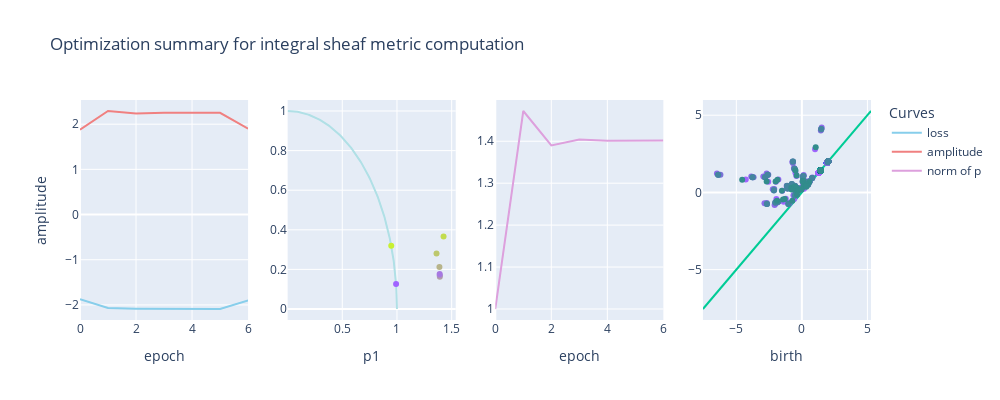

Write notebook code for a chart like this one.
### Code cell
model = SimplexTreeModel_ISM(p, m1, m2, stbase = "data/adv_simplextree.txt", dim=0, card=260)

opt = LISM_optimization(model)

plot_optim(opt, True)

### Figure 1 — Plotly figure (JSON) as saved in the notebook; plotly's stock layout.template omitted (floating-point values rounded to 4 significant figures; data arrays with more than 128 entries replaced by an {"elided": "..."} marker saying what was removed)
{"data": [{"marker": {"color": "skyblue"}, "mode": "lines", "name": "loss", "type": "scatter", "x": [0, 1, 2, 3, 4, 5, 6], "xaxis": "x", "y": [-1.876, -2.069, -2.084, -2.09, -2.091, -2.091, -1.902], "yaxis": "y"}, {"marker": {"color": "lightcoral"}, "mode": "lines", "name": "amplitude", "type": "scatter", "x": [0, 1, 2, 3, 4, 5, 6], "xaxis": "x", "y": [1.876, 2.292, 2.236, 2.253, 2.252, 2.252, 1.902], "yaxis": "y"}, {"marker": {"color": "powderblue"}, "showlegend": false, "type": "scatter", "x": {"elided": "158 float values"}, "xaxis": "x2", "y": {"elided": "158 float values"}, "yaxis": "y2"}, {"marker": {"color": "rgb(200.0, 240.0, 50.0)"}, "mode": "markers", "name": "projection", "showlegend": false, "type": "scatter", "x": [0.9477], "xaxis": "x2", "y": [0.319], "yaxis": "y2"}, {"marker": {"color": "rgb(194.28571428571428, 220.0, 79.28571428571428)"}, "mode": "markers", "name": "projection", "showlegend": false, "type": "scatter", "x": [1.426], "xaxis": "x2", "y": [0.3656], "yaxis": "y2"}, {"marker": {"color": "rgb(188.57142857142858, 200.0, 108.57142857142857)"}, "mode": "markers", "name": "projection", "showlegend": false, "type": "scatter", "x": [1.362], "xaxis": "x2", "y": [0.2804], "yaxis": "y2"}, {"marker": {"color": "rgb(182.85714285714286, 180.0, 137.85714285714286)"}, "mode": "markers", "name": "projection", "showlegend": false, "type": "scatter", "x": [1.388], "xaxis": "x2", "y": [0.2117], "yaxis": "y2"}, {"marker": {"color": "rgb(177.14285714285714, 160.0, 167.14285714285714)"}, "mode": "markers", "name": "projection", "showlegend": false, "type": "scatter", "x": [1.392], "xaxis": "x2", "y": [0.1627], "yaxis": "y2"}, {"marker": {"color": "rgb(171.42857142857142, 140.0, 196.42857142857142)"}, "mode": "markers", "name": "projection", "showlegend": false, "type": "scatter", "x": [1.391], "xaxis": "x2", "y": [0.17], "yaxis": "y2"}, {"marker": {"color": "rgb(165.71428571428572, 120.0, 225.71428571428572)"}, "mode": "markers", "name": "projection", "showlegend": false, "type": "scatter", "x": [1.39], "xaxis": "x2", "y": [0.1771], "yaxis": "y2"}, {"marker": {"color": "rgb(160.0, 100.0, 255.0)"}, "mode": "markers", "name": "projection", "showlegend": false, "type": "scatter", "x": [0.992], "xaxis": "x2", "y": [0.1264], "yaxis": "y2"}, {"marker": {"color": "plum"}, "mode": "lines", "name": "norm of p", "type": "scatter", "x": [0, 1, 2, 3, 4, 5, 6], "xaxis": "x3", "y": [1, 1.472, 1.39, 1.404, 1.401, 1.402, 1.401, 1.0], "yaxis": "y3"}, {"mode": "lines", "name": "diagonal", "showlegend": false, "type": "scatter", "x": [-7.551, 5.274], "xaxis": "x4", "y": [-7.551, 5.274], "yaxis": "y4"}, {"marker": {"color": "rgb(160.0, 100.0, 255.0)"}, "mode": "markers", "name": "(b,d)", "showlegend": false, "type": "scatter", "x": {"elided": "260 float values"}, "xaxis": "x4", "y": {"elided": "260 float values"}, "yaxis": "y4"}, {"marker": {"color": "rgb(141.66666666666666, 106.66666666666667, 235.83333333333334)"}, "mode": "markers", "name": "(b,d)", "showlegend": false, "type": "scatter", "x": {"elided": "260 float values"}, "xaxis": "x4", "y": {"elided": "260 float values"}, "yaxis": "y4"}, {"marker": {"color": "rgb(123.33333333333334, 113.33333333333333, 216.66666666666666)"}, "mode": "markers", "name": "(b,d)", "showlegend": false, "type": "scatter", "x": {"elided": "260 float values"}, "xaxis": "x4", "y": {"elided": "260 float values"}, "yaxis": "y4"}, {"marker": {"color": "rgb(105.0, 120.0, 197.5)"}, "mode": "markers", "name": "(b,d)", "showlegend": false, "type": "scatter", "x": {"elided": "260 float values"}, "xaxis": "x4", "y": {"elided": "260 float values"}, "yaxis": "y4"}, {"marker": {"color": "rgb(86.66666666666667, 126.66666666666667, 178.33333333333331)"}, "mode": "markers", "name": "(b,d)", "showlegend": false, "type": "scatter", "x": {"elided": "260 float values"}, "xaxis": "x4", "y": {"elided": "260 float values"}, "yaxis": "y4"}, {"marker": {"color": "rgb(68.33333333333334, 133.33333333333334, 159.16666666666666)"}, "mode": "markers", "name": "(b,d)", "showlegend": false, "type": "scatter", "x": {"elided": "260 float values"}, "xaxis": "x4", "y": {"elided": "260 float values"}, "yaxis": "y4"}, {"marker": {"color": "rgb(50.0, 140.0, 140.0)"}, "mode": "markers", "name": "(b,d)", "showlegend": false, "type": "scatter", "x": {"elided": "260 float values"}, "xaxis": "x4", "y": {"elided": "260 float values"}, "yaxis": "y4"}], "layout": {"height": 400, "legend": {"title": {"text": "Curves"}}, "title": {"text": "Optimization summary for integral sheaf metric computation"}, "width": 1000, "xaxis": {"anchor": "y", "domain": [0, 0.2125], "title": {"text": "epoch"}}, "xaxis2": {"anchor": "y2", "domain": [0.2625, 0.475], "title": {"text": "p1"}}, "xaxis3": {"anchor": "y3", "domain": [0.525, 0.7375], "title": {"text": "epoch"}}, "xaxis4": {"anchor": "y4", "domain": [0.7875, 1], "title": {"text": "birth"}}, "yaxis": {"anchor": "x", "domain": [0, 1], "title": {"text": "amplitude"}}, "yaxis2": {"anchor": "x2", "domain": [0, 1]}, "yaxis3": {"anchor": "x3", "domain": [0, 1]}, "yaxis4": {"anchor": "x4", "domain": [0, 1]}}}
